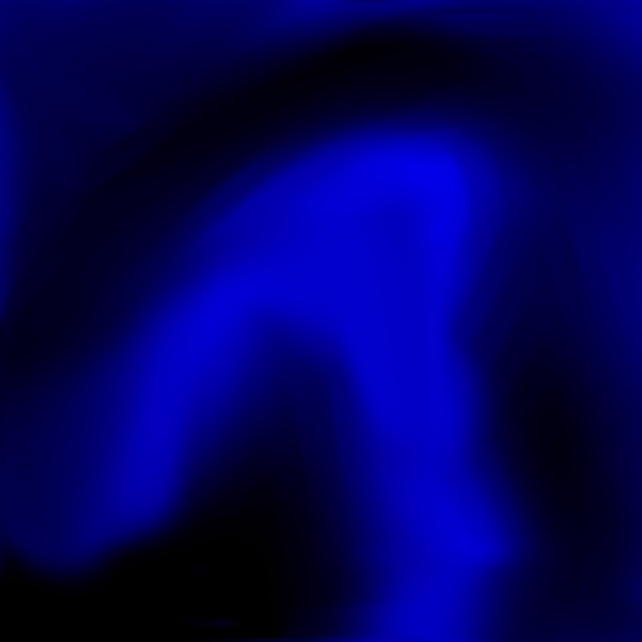
#> input picture maps/full.png, 642 x 642 px
$ python fullSplit.py   (Python 2 division)
#> lines starting #> are read from the running program, lines starting #| are printed output that depends on the picture
#!/usr/bin/env python

from PIL import Image
import os


path = os.path.dirname(os.path.realpath(__file__))


def crop(path, name, nameformat, chunkX, chunkY, chunkW, chunkH):
#> called with path = 'maps', name = 'full.png', nameformat = 'htmp.{}.{}.f.s.a.png', chunkX = -2, chunkY = -2, chunkW = 128, chunkH = 128
    im = Image.open(os.path.join(path, name))
#> im is the input picture: PIL image 642x642 RGBA; mean R, G, B, A 1.2, 0, 91.7, 255
    imgW, imgH = im.size
#> imgW = 642; imgH = 642
    for i in range(0, imgH - 2, chunkH):
        for j in range(0, imgW - 2, chunkW):
            box = (j, i, j + chunkW + 2, i + chunkH + 2)
#> box = (0, 0, 130, 130)
            a = im.crop(box)
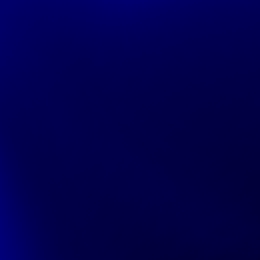
#> a: PIL image 130x130 RGBA (shown 2 times larger); mean R, G, B, A 1, 0, 77, 255
            try:
                a.save(os.path.join(path, nameformat.format((j / chunkW) + chunkX, (i / chunkH) + chunkY)))
            except:
                print "Failed to save"


crop(path, "full.png", "htmp.{}.{}.f.s.a.png", -2, -2, 128, 128)
